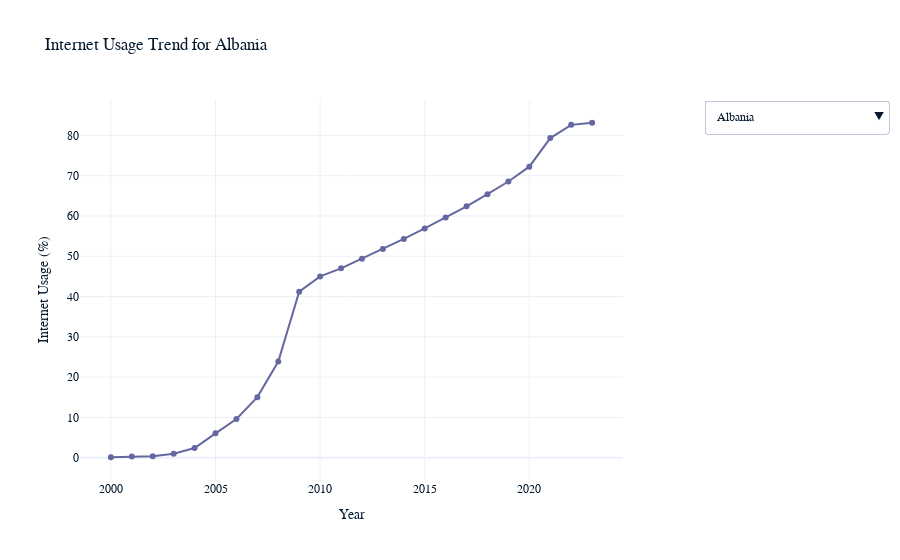

Notebook code cell kept with this figure:
### Markdown cell above
### Query: Internet Usage Trend for a Specific Country

### Code cell
import plotly.graph_objects as go

# Get the unique list of country names from our cleaned DataFrame
countries = df_long['country name'].unique()

# Create an empty figure
fig = go.Figure()

# Loop through each country and add its data as a separate trace.
# We set each trace to not visible by default.
for country in countries:
    country_data = df_long[df_long['country name'] == country]
    fig.add_trace(go.Scatter(
        x=country_data['year'],
        y=country_data['internet_usage'],
        mode='lines+markers',
        name=country,
        visible=False  # Hide all traces initially
    ))

# Make the first country's trace visible by default.
fig.data[0].visible = True

# Build a dropdown menu where each button will display the data for one country.
buttons = []
for i, country in enumerate(countries):
    # Create a list of visibility settings where only the selected country is visible.
    visibility = [False] * len(countries)
    visibility[i] = True
    button = dict(
        label=country,
        method="update",
        args=[{"visible": visibility},
              {"title": f"Internet Usage Trend for {country}"}]
    )
    buttons.append(button)

# Update the figure layout to include the dropdown menu.
fig.update_layout(
    updatemenus=[dict(
        active=0,
        buttons=buttons,
        x=1.15,
        y=1,
        xanchor='left',
        yanchor='top'
    )],
    title=f"Internet Usage Trend for {countries[0]}",
    xaxis_title="Year",
    yaxis_title="Internet Usage (%)",
    showlegend=False
)

fig.show()
